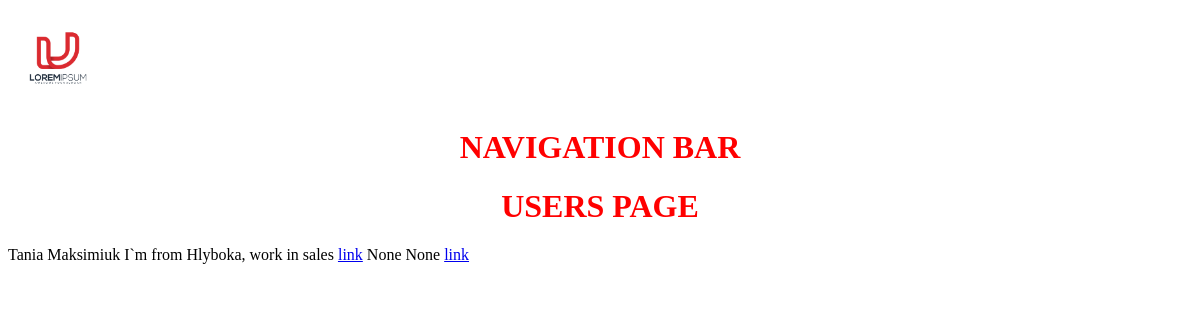
/profiles/, run on the app's committed database.
### users/models.py (models this page shows, shortened)
class Profile(models.Model):
    user = models.OneToOneField(User, on_delete=models.CASCADE, null=True, blank=True)
    name = models.CharField(max_length=200, blank=True, null=True)
    email = models.EmailField(max_length=500, blank=True, null=True)
    username = models.CharField(max_length=200, blank=True, null=True)
    short_intro = models.CharField(max_length=200, blank=True, null=True)
    bio = models.TextField(blank=True, null=True)
    profile_image = models.ImageField(
        null=True, blank=True, upload_to='profiles/',
        default='profiles/user-default.jpg')
    created = models.DateTimeField(auto_now_add=True)
    id = models.UUIDField(default=uuid.uuid4, unique=True, primary_key=True, editable=False)

### users/views.py (the view)
# urls.py: path('', include('users.urls')),
def users(request):
    all_users = Profile.objects.all()
    context = {'all_users': all_users}
    return render(request, 'users/users.html', context)

### users/templates/users/users.html
{% extends 'main.html' %}
{% block content %}
<h1>USERS PAGE</h1>
{% for user in all_users %}
    {{user.name}}
    {{user.bio|slice:"150"}}
<a href="{% url 'user-profile' user.id %}">link</a>
{% endfor %}
{% endblock content %}

### static/style/main.css (style rules this page uses)
h1 { color: red; text-align: center; }

### data on the page
Profile: name "Tania Maksimiuk", bio "I`m from Hlyboka, work in sales"
Profile: name "None", bio "None"
